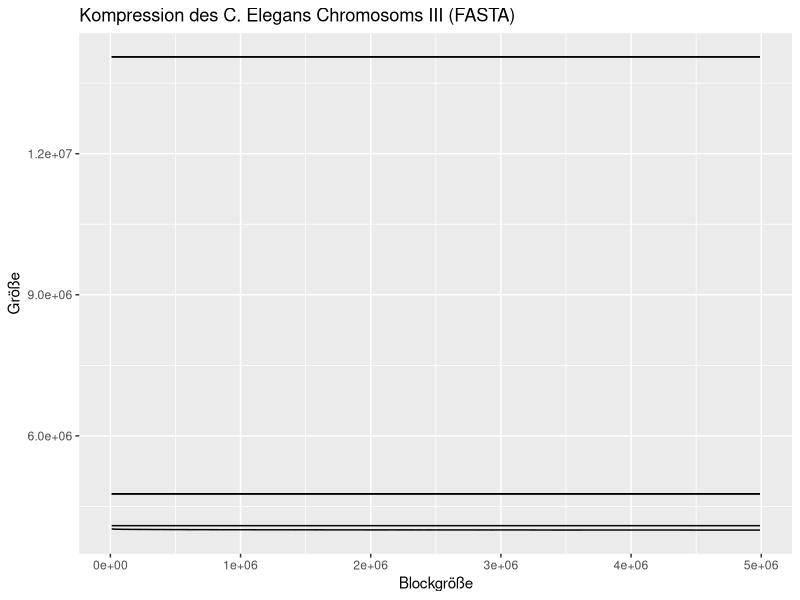

Write the R code that produced this figure.
df1 <- as.data.frame(read.csv(file="../../rawdata/ebwt.statistics.chrIII.fa.txt",head=TRUE,sep=","))

#Original size

#df1 <- transform(df1, Algorithm = reorder(BTW+MTF+Huffman, Index))
library(ggplot2)

pdf(file="uk-new-celegans.pdf",height=5,width=7)

ggplot(data=df1, aes(x=Blocksize, y=Size, group=Algorithm)) +
    #geom_hline(yintercept=4767686) +
    geom_line() + # Thinner lines
    scale_fill_hue(name="Algorithmus") +      # Set legend title
    xlab("Blockgröße") + ylab("Größe") + # Set axis labels
    ggtitle("Kompression des C. Elegans Chromosoms III (FASTA)") +  # Set title
    theme()
    